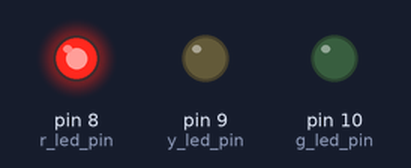
A sketch run on a simulated Arduino Uno, built with avr-gcc and run on an emulated ATmega328P. Shown: output pins drawn as LEDs (lit = HIGH).

Above: at 0.1 s.
At 7.1 s:
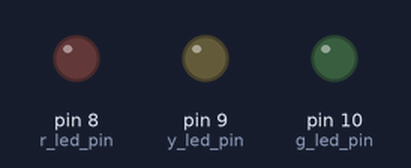
At 14.1 s:
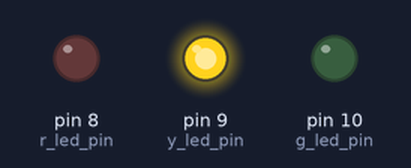
At 29.1 s:
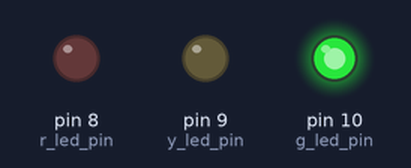
Timing chart, 0 to 30.6 s (numbered marks = the images above):
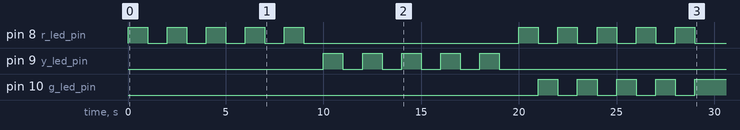

The sketch:

LightsAndLoops.pde
```cpp
/* Lights And Loops!
 * Arduino Exploration One
 * Author: Christopher Bartholomew
 * Course: CS50
 *
 * In class experiment on how to interact with the arduino using C's standard loops and conditional operators.
 * Goals:
 * - Understanding constants by #define
 * - Variable Initialization
 * - Functions and Parameters
 * - Using Ternary operators
 * - Interfacing basic code with hardware using Arduino Microcontroller
 */

// constant pin to LED mapping
#define r_led_pin 8
#define y_led_pin 9
#define g_led_pin 10

// The arduino's version of int main(void)
void setup(){

// prepare the Arduino's pins to allow output on specific pins
pinMode(r_led_pin, OUTPUT);
pinMode(y_led_pin, OUTPUT);
pinMode(g_led_pin, OUTPUT);

// 1000 milliseconds = 1 second
int led_duration  = 1000;
// Amount of times you wish to itterate
int max_interval  = 10;

// initialize the serial connection
Serial.begin(9600);

// run FOR loop just for red led
doForLoop(max_interval,led_duration);

// run WHILE loop w/ any led
doWhileLoop(max_interval,led_duration,y_led_pin);

// run DO WHILE loop w/ any led
doDoWhileLoop(max_interval,led_duration);

}

/* doForLoop
 * @param1 : interval - used for the amount of times the for loop will iterate
 * @param2 : duration - used for the amount of time in milliseconds before light will turn on or off
 * Purpose : Using a FOR loop and if statement, write a loop that turns the light on or off.
 * Bonus   : Instead of a regular if / else statement, try using a ternary operator.
 */
void doForLoop(int interval, int duration)
{
  // TODO: Create a for loop that will iterate through the intervals
  for(int i=0;i<interval;i++){

    //TODO: Using digitalRead(LED) Write a conditional statement that will check the value)
    //    if (digitalRead(r_led_pin) == HIGH)
    //      digitalWrite(r_led_pin, LOW);
    //    else
    //      digitalWrite(r_led_pin, HIGH);

    // QUESTION: How could you do the same using a ternary operator?
    // Bonus! ternary operator version
    (digitalRead(r_led_pin) == HIGH) ? digitalWrite(r_led_pin, LOW) : digitalWrite(r_led_pin, HIGH);

    // Arduino's printf
    //Serial.println(i);

    // how long should the light delay for before moving to the next?
    delay(duration);
  }

}

/* doWhileLoop
 * @param1 : interval - used for the amount of times the for loop will iterate
 * @param2 : duration - used for the amount of time in milliseconds before light will turn on or off
 * Purpose : Using a WHILE loop and if/else statement or ternary operator, write a loop that turns any led on or off.
 * Bonus   : if the led is not "yellow", exit function.
 */
void doWhileLoop(int interval, int duration, int led)
{
  // TODO: Create a while loop that will turn any LED on or Off.
  int i=0;

  //Bonus!
  if (led != y_led_pin)
    return;

  while(i<interval){

    //TODO: Using digitalRead(LED) Write a conditional statement that will check the value)
    //QUESTION: Why are brackets not needed?
    //   if (digitalRead(led) == HIGH)
    //      digitalWrite(led, LOW);
    //    else
    //      digitalWrite(led, HIGH);

    // ternary operator version
    (digitalRead(led) == HIGH) ? digitalWrite(led, LOW) : digitalWrite(led, HIGH);

    // Arduino's printf
    //Serial.println(led);

    // how long should the light delay for before moving to the next?
    delay(duration);

   // increase i's value to eventually meet the interval
   i++;
  }

}

/* doDoWhileLoop
 * @param1 : interval - used for the amount of times the for loop will iterate
 * @param2 : duration - used for the amount of time in milliseconds before light will turn on or off
 * Purpose : Using a DO WHILE loop and if/else statement or ternary operator, write a loop that turns any led on or off.
 * Bonus   : alternate between green and red
 */
void doDoWhileLoop(int interval, int duration)
{
  // initialize i to zero
  int i = 0;

  //TODO: Write a do while loop, how does it differ from the while loop if the interval was zero?
  do
  {
    // QUESTION: Why do I need brackets with the bonus example?
    if (digitalRead(r_led_pin) == HIGH) {
        digitalWrite(r_led_pin, LOW);
        digitalWrite(g_led_pin, HIGH); // BONUS!
    } else {
        digitalWrite(r_led_pin, HIGH);
        digitalWrite(g_led_pin, LOW);  // BONUS!
    }

    // Arduino's printf
    //Serial.println(i);

    // how long should the light delay for before moving to the next?
    delay(duration);

    //QUESTION: What would happen if this was not here?
    i++;

  } while(i < interval);

}

// standard set up for an arduino - "forever" or endless loop.
void loop() {
  //Empty on purpose
}
```
